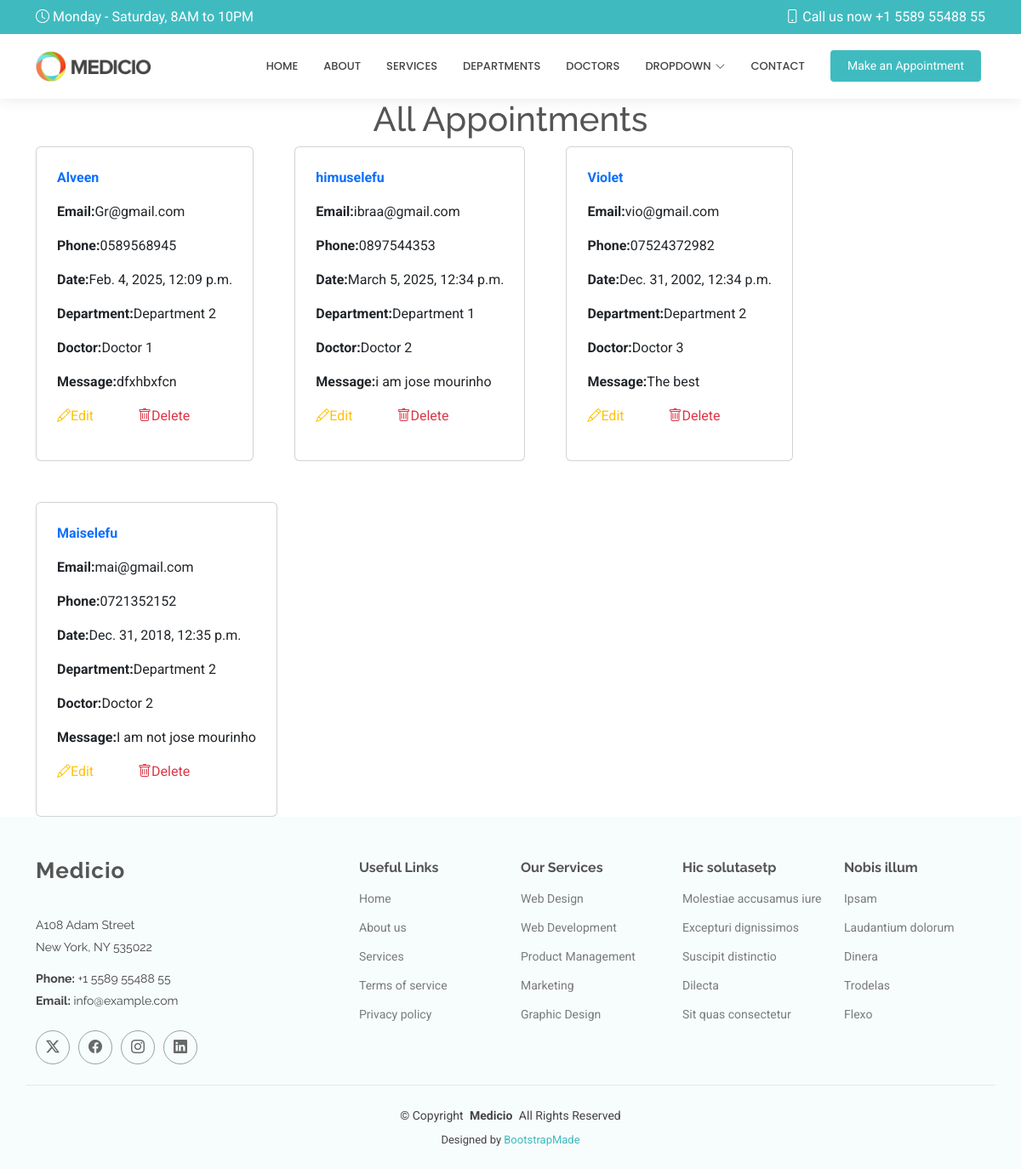
/show/, run on an earlier commit of the app's database.
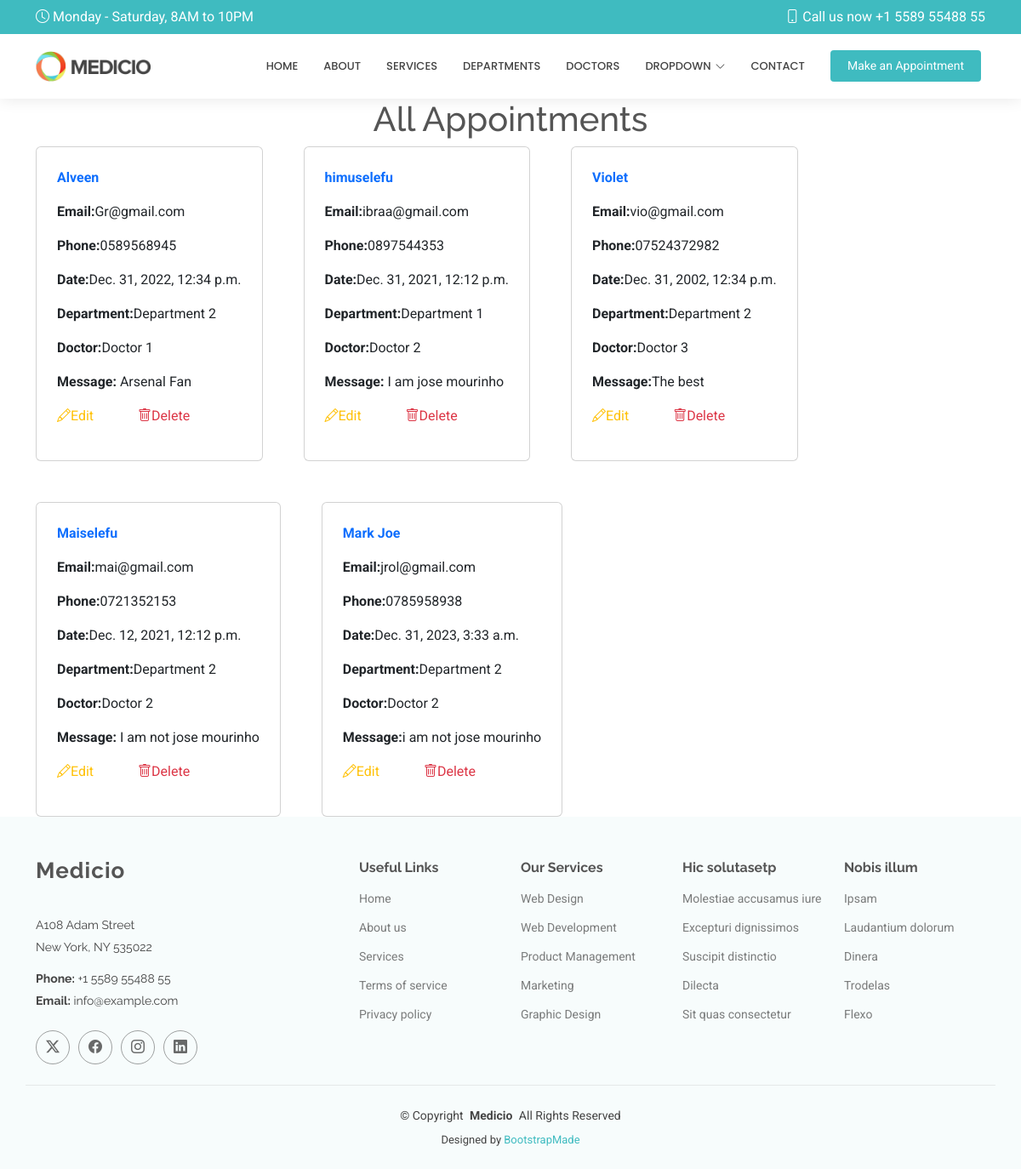
And on a later commit of the database.
### medicioapp/models.py (models this page shows, shortened)
class Appointment(models.Model):
    name = models.CharField(max_length=50)
    email = models.EmailField()
    phone = models.CharField(max_length=100)
    date = models.DateTimeField()
    department = models.CharField(max_length=50)
    doctor =models.CharField(max_length=50)
    message = models.TextField()

### medicioapp/views.py (the view)
# urls.py: path('show/', views.show, name='show'),
def show(request):
    all = Appointment.objects.all()
    return render(request,'show.html',{'all':all})

### Templates/show.html (shortened to what this page needs)
{% extends 'starter-page.html' %}
{% load static %}
{% block content %}
        <h1 class="text-center">All Appointments</h1>
    <div class="d-flex flex-wrap gap-5 container">
        {% for x in all %}
        <div class="card w-30 p-4">
         <p class="fw-bold text-primary">{{ x.name }}</p>
         <p> <strong>Email:</strong>{{ x.email }}</p>
         <p> <strong>Phone:</strong>{{ x.phone }}</p>
         <p> <strong>Date:</strong>{{ x.date }}</p>
         <p> <strong>Department:</strong>{{ x.department }}</p>
         <p> <strong>Doctor:</strong>{{ x.doctor }}</p>
         <p> <strong>Message:</strong>{{ x.message }}</p>
        <p>
            <a href="{% url 'edit' x.id %}" class="text-warning me-5">
                <i class="bi bi-pencil"></i>Edit
            </a>
            <a href="/delete/{{ x.id }}" class="text-danger">
                <i class="bi bi-trash"></i>Delete
            </a>
        </p>
        </div>
    {% endfor %}
    </div>
{% endblock %}

### Templates/starter-page.html (shortened to what this page needs)
<!DOCTYPE html>
<html lang="en">
<head>
    {% load static %}
  <link href="{% static 'assets/vendor/bootstrap/css/bootstrap.min.css' %}" rel="stylesheet">
  <link href="{% static 'assets/vendor/bootstrap-icons/bootstrap-icons.css' %}" rel="stylesheet">
  <link href="{% static 'assets/vendor/aos/aos.css' %}" rel="stylesheet">
  <link href="{% static 'assets/vendor/fontawesome-free/css/all.min.css' %}" rel="stylesheet">
  <link href="{% static 'assets/vendor/glightbox/css/glightbox.min.css' %}" rel="stylesheet">
  <link href="{% static 'assets/vendor/swiper/swiper-bundle.min.css' %}" rel="stylesheet">
  <link href="{% static 'assets/css/main.css' %}" rel="stylesheet">
</head>
<body class="starter-page-page">
  <header id="header" class="header sticky-top">
    <div class="topbar d-flex align-items-center">
      <div class="container d-flex justify-content-center justify-content-md-between">
        <div class="d-none d-md-flex align-items-center">
          <i class="bi bi-clock me-1"></i> Monday - Saturday, 8AM to 10PM
        </div>
        <div class="d-flex align-items-center">
          <i class="bi bi-phone me-1"></i> Call us now +1 5589 55488 55
        </div>
      </div>
    </div>
    <div class="branding d-flex align-items-center">
      <div class="container position-relative d-flex align-items-center justify-content-end">
        <a href="index.html" class="logo d-flex align-items-center me-auto">
          <img src="{% static 'assets/img/logo.png' %}" alt="">
        </a>
        <nav id="navmenu" class="navmenu">
          <ul>
            <li><a href="#hero">Home</a></li>
            <li><a href="{% url 'about' %}">About</a></li>
            <li><a href="{% url 'services' %}">Services</a></li>
            <li><a href="{% url 'department' %}">Departments</a></li>
            <li><a href="{% url 'doctor' %}">Doctors</a></li>
            <li class="dropdown"><a href="#"><span>Dropdown</span> <i class="bi bi-chevron-down toggle-dropdown"></i></a>
            </li>
            <li><a href="#contact">Contact</a></li>
          </ul>
        </nav>
        <a class="cta-btn" href="index.html#appointment">Make an Appointment</a>
      </div>
    </div>
  </header>
  <main class="main">
      {% block content %}
      {% endblock %}
  </main>
  <footer id="footer" class="footer light-background">
    <div class="container footer-top">
      <div class="row gy-4">
        <div class="col-lg-4 col-md-6 footer-about">
          <a href="index.html" class="logo d-flex align-items-center">
            <span class="sitename">Medicio</span>
          </a>
          <div class="footer-contact pt-3">
            <p>A108 Adam Street</p>
            <p>New York, NY 535022</p>
            <p class="mt-3"><strong>Phone:</strong> <span>+1 5589 55488 55</span></p>
            <p><strong>Email:</strong> <span>info@example.com</span></p>
          </div>
          <div class="social-links d-flex mt-4">
            <a href=""><i class="bi bi-twitter-x"></i></a>
            <a href=""><i class="bi bi-facebook"></i></a>
            <a href=""><i class="bi bi-instagram"></i></a>
            <a href=""><i class="bi bi-linkedin"></i></a>
          </div>
        </div>
        <div class="col-lg-2 col-md-3 footer-links">
          <h4>Useful Links</h4>
          <ul>
            <li><a href="#">Home</a></li>
            <li><a href="#">About us</a></li>
            <li><a href="#">Services</a></li>
            <li><a href="#">Terms of service</a></li>
            <li><a href="#">Privacy policy</a></li>
          </ul>
        </div>
        <div class="col-lg-2 col-md-3 footer-links">
          <h4>Our Services</h4>
          <ul>
            <li><a href="#">Web Design</a></li>
            <li><a href="#">Web Development</a></li>
            <li><a href="#">Product Management</a></li>
            <li><a href="#">Marketing</a></li>
            <li><a href="#">Graphic Design</a></li>
          </ul>
        </div>
        <div class="col-lg-2 col-md-3 footer-links">
          <h4>Hic solutasetp</h4>
          <ul>
            <li><a href="#">Molestiae accusamus iure</a></li>
            <li><a href="#">Excepturi dignissimos</a></li>
            <li><a href="#">Suscipit distinctio</a></li>
            <li><a href="#">Dilecta</a></li>
            <li><a href="#">Sit quas consectetur</a></li>
          </ul>
        </div>
        <div class="col-lg-2 col-md-3 footer-links">
          <h4>Nobis illum</h4>
          <ul>
            <li><a href="#">Ipsam</a></li>
            <li><a href="#">Laudantium dolorum</a></li>
            <li><a href="#">Dinera</a></li>
            <li><a href="#">Trodelas</a></li>
            <li><a href="#">Flexo</a></li>
          </ul>
        </div>
      </div>
    </div>
    <div class="container copyright text-center mt-4">
      <p>© <span>Copyright</span> <strong class="px-1 sitename">Medicio</strong> <span>All Rights Reserved</span></p>
      <div class="credits">
        Designed by <a href="https://bootstrapmade.com/">BootstrapMade</a>
      </div>
    </div>
  </footer>
</body>
</html>

### static/assets/css/main.css (style rules this page uses)
:root { --default-font: "Roboto", system-ui, -apple-system, "Segoe UI", Roboto, "Helvetica Neue", Arial, "Noto Sans", "Liberation Sans", sans-serif, "Apple Color Emoji", "Segoe UI Emoji", "Segoe UI Symbol", "Noto Color Emoji"; --heading-font: "Raleway", sans-serif; --nav-font: "Poppins", sans-serif; }
:root { --background-color: #ffffff; --default-color: #444444; --heading-color: #555555; --accent-color: #3fbbc0; --surface-color: #ffffff; --contrast-color: #ffffff; }
:root { --nav-color: #444444; --nav-hover-color: #3fbbc0; --nav-mobile-background-color: #ffffff; --nav-dropdown-background-color: #ffffff; --nav-dropdown-color: #444444; --nav-dropdown-hover-color: #3fbbc0; }
.light-background { --background-color: #f7fcfc; --surface-color: #ffffff; }
:root { scroll-behavior: smooth; }
body { color: var(--default-color); background-color: var(--background-color); font-family: var(--default-font); }
a { color: var(--accent-color); text-decoration: none; transition: 0.3s; }
h1, h2, h3, h4, h5, h6 { color: var(--heading-color); font-family: var(--heading-font); }
.header { color: var(--default-color); background-color: var(--background-color); transition: all 0.5s; z-index: 997; box-shadow: 0px 0 18px rgba(0, 0, 0, 0.1); }
.header .topbar { background-color: var(--accent-color); color: var(--contrast-color); height: 40px; padding: 0; transition: all 0.5s; }
.header .branding { min-height: 60px; padding: 10px 0; }
.header .logo { line-height: 1; }
.header .logo img { max-height: 36px; margin-right: 8px; }
.header .cta-btn, .header .cta-btn:focus { color: var(--contrast-color); background: var(--accent-color); font-size: 14px; padding: 8px 20px; margin: 0 5px 0 30px; border-radius: 4px; transition: 0.3s; }
@media (min-width: 1200px) { .navmenu { padding: 0; } }
@media (min-width: 1200px) { .navmenu ul { margin: 0; padding: 0; display: flex; list-style: none; align-items: center; } }
@media (min-width: 1200px) { .navmenu li { position: relative; } }
@media (min-width: 1200px) { .navmenu a, .navmenu a:focus { color: var(--nav-color); padding: 18px 15px; font-size: 13px; font-family: var(--nav-font); font-weight: 500; text-transform: uppercase; display: flex; align-items: center; justify-content: space-between; white-space: nowrap; transition: 0.3s; } }
@media (min-width: 1200px) { .navmenu a i, .navmenu a:focus i { font-size: 12px; line-height: 0; margin-left: 5px; transition: 0.3s; } }
@media (min-width: 1200px) { .navmenu li:last-child a { padding-right: 0; } }
.footer { color: var(--default-color); background-color: var(--background-color); font-size: 14px; position: relative; }
.footer .footer-top { padding-top: 50px; }
.footer .footer-about .logo { line-height: 1; margin-bottom: 25px; }
.footer .footer-about .logo span { color: var(--heading-color); font-family: var(--heading-font); font-size: 26px; font-weight: 700; letter-spacing: 1px; }
.footer .footer-about p { font-size: 14px; font-family: var(--heading-font); }
.footer .social-links a { display: flex; align-items: center; justify-content: center; width: 40px; height: 40px; border-radius: 50%; border: 1px solid color-mix(in srgb, var(--default-color), transparent 50%); font-size: 16px; color: color-mix(in srgb, var(--default-color), transparent 20%); margin-right: 10px; transition: 0.3s; }
.footer h4 { font-size: 16px; font-weight: bold; position: relative; padding-bottom: 12px; }
.footer .footer-links { margin-bottom: 30px; }
.footer .footer-links ul { list-style: none; padding: 0; margin: 0; }
.footer .footer-links ul li { padding: 10px 0; display: flex; align-items: center; }
.footer .footer-links ul li:first-child { padding-top: 0; }
.footer .footer-links ul a { color: color-mix(in srgb, var(--default-color), transparent 30%); display: inline-block; line-height: 1; }
.footer .footer-contact p { margin-bottom: 5px; }
.footer .copyright { padding: 25px 0; border-top: 1px solid color-mix(in srgb, var(--default-color), transparent 90%); }
.footer .copyright p { margin-bottom: 0; }
.footer .credits { margin-top: 8px; font-size: 13px; }

What changed in the data, as far as the page shows it:
changed Appointment "Alveen": date "Feb. 4, 2025, 12:09 p.m." → "Dec. 31, 2022, 12:34 p.m."; message "dfxhbxfcn" → "Arsenal Fan"
changed Appointment "himuselefu": date "March 5, 2025, 12:34 p.m." → "Dec. 31, 2021, 12:12 p.m."; message "i am jose mourinho" → "I am jose mourinho"
changed Appointment "Maiselefu": phone "0721352152" → "0721352153"; date "Dec. 31, 2018, 12:35 p.m." → "Dec. 12, 2021, 12:12 p.m."
added Appointment: name "Mark Joe", email "jrol@gmail.com", phone "0785958938", date "Dec. 31, 2023, 3:33 a.m.", department "Department 2", doctor "Doctor 2", message "i am not jose mourinho"
